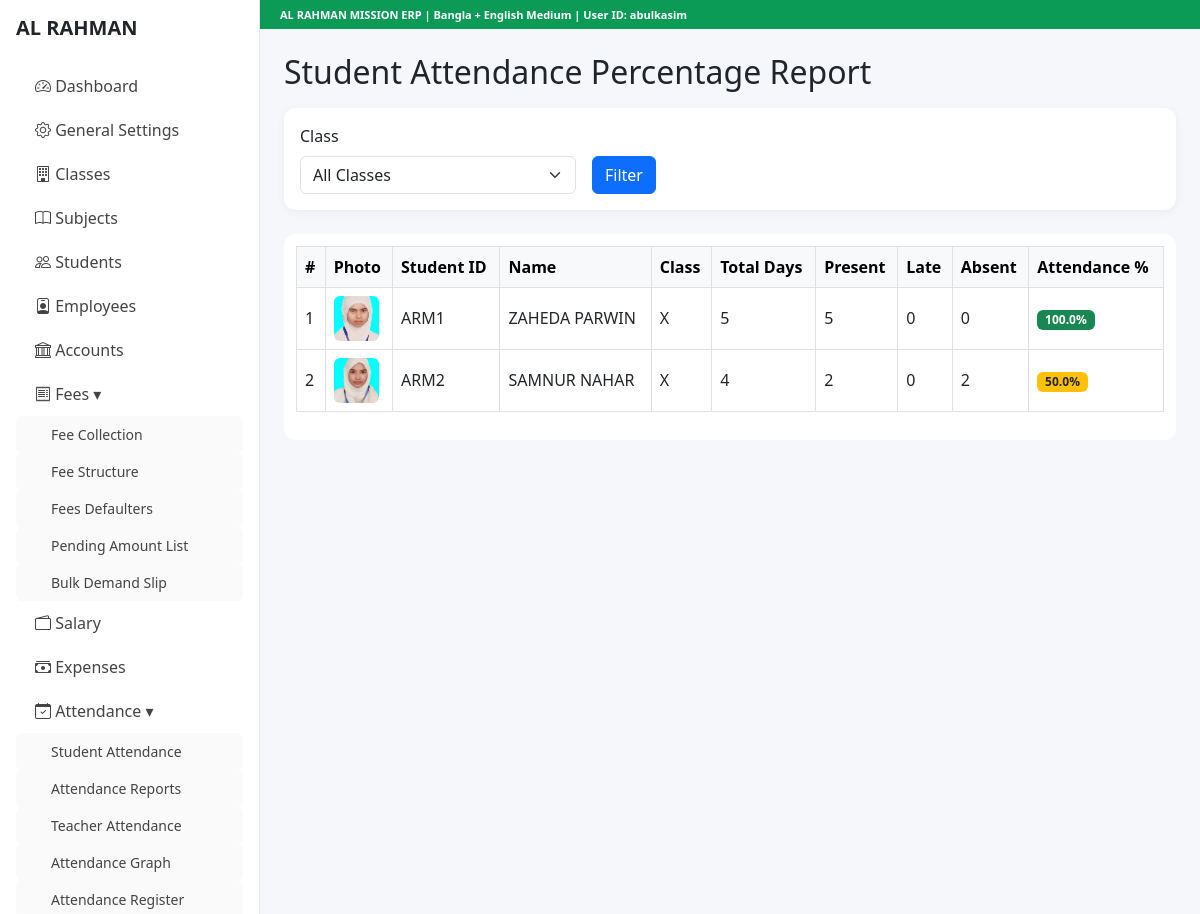
The page /attendance/students/percentage-report/ (signed in, upper part) on the database as committed earlier.
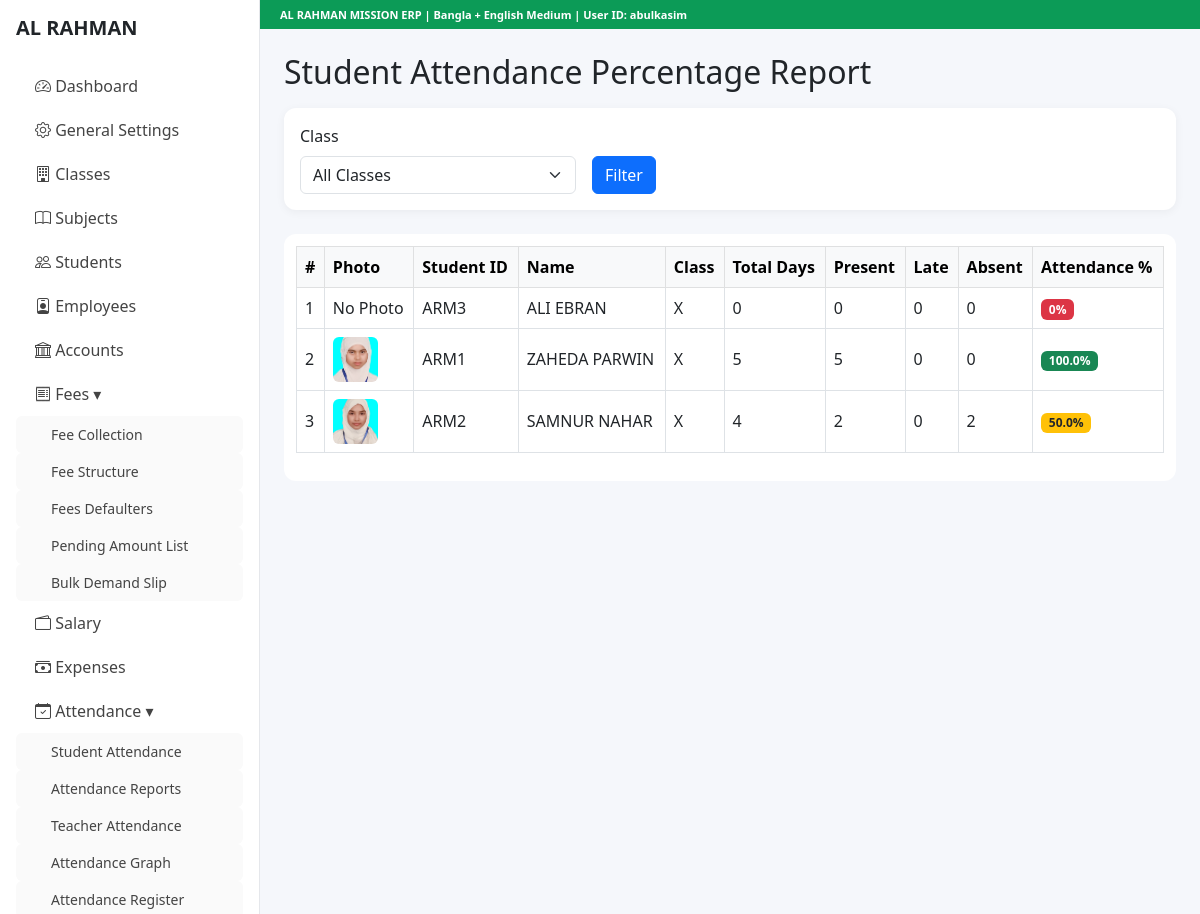
The same page on the database as committed later.
### students/models.py (models this page shows, shortened)
class Student(models.Model):
    student_id = models.CharField(max_length=20, unique=True, blank=True)
    registration_no = models.CharField(max_length=50, unique=True, blank=True)
    login_username = models.CharField(max_length=100, unique=True, blank=True, null=True)
    login_password = models.CharField(max_length=150, blank=True, null=True)
    login_enabled = models.BooleanField(default=True)
    student_name = models.CharField(max_length=150)
    admission_no = models.CharField(max_length=50, blank=True, null=True)
    admission_date = models.DateField()
    current_session = models.ForeignKey(
        AcademicSession,
        on_delete=models.SET_NULL,
        blank=True,
        null=True
    )
    class_assigned = models.ForeignKey(Class, on_delete=models.CASCADE)
    roll_no = models.PositiveIntegerField(blank=True, null=True)
    father_name = models.CharField(max_length=150, blank=True, null=True)
    mother_name = models.CharField(max_length=150, blank=True, null=True)
    guardian_name = models.CharField(max_length=150, blank=True, null=True)
    phone = models.CharField(max_length=20, blank=True, null=True)
    gender = models.CharField(
        max_length=20,
        choices=[
            ('Male', 'Male'),
            ('Female', 'Female'),
            ('Other', 'Other'),
        ],
        blank=True,
        null=True
    )
    date_of_birth = models.DateField(blank=True, null=True)
    aadhaar_number = models.CharField(max_length=30, blank=True, null=True)
    transport_required = models.BooleanField(default=False)
    transport_details = models.CharField(max_length=255, blank=True, null=True)
    previous_school = models.CharField(max_length=255, blank=True, null=True)
    address = models.TextField(blank=True, null=True)
    photo = models.ImageField(upload_to='students/', blank=True, null=True)
    is_active = models.BooleanField(default=True)
    sibling_of = models.ForeignKey(
        'self',
        on_delete=models.SET_NULL,
        blank=True,
        null=True,
        related_name='siblings'
    )
    created_at = models.DateTimeField(auto_now_add=True)

### academics/models.py (models this page shows)
class Class(models.Model):
    class_name = models.CharField(max_length=50)
    def __str__(self):
        return self.class_name

### attendance/views.py (the view)
# urls.py: path('students/percentage-report/', views.student_percentage_report, name='student_percentage_report'),
@login_required
def student_percentage_report(request):
    selected_class = request.GET.get('class_id')
    classes = Class.objects.all().order_by('class_name')
    students = Student.objects.select_related('class_assigned').filter(is_active=True).order_by(
        'class_assigned__class_name', 'roll_no', 'student_name'
    )
    if selected_class:
        students = students.filter(class_assigned_id=selected_class)
    report_rows = []
    for student in students:
        total_days = StudentAttendance.objects.filter(student=student).count()
        present_days = StudentAttendance.objects.filter(student=student, status='Present').count()
        late_days = StudentAttendance.objects.filter(student=student, status='Late').count()
        absent_days = StudentAttendance.objects.filter(student=student, status='Absent').count()
        percentage = 0
        if total_days > 0:
            percentage = round((present_days / total_days) * 100, 2)
        report_rows.append({
            'student': student,
            'total_days': total_days,
            'present_days': present_days,
            'late_days': late_days,
            'absent_days': absent_days,
            'percentage': percentage,
        })
    return render(request, 'attendance/student_percentage_report.html', {
        'report_rows': report_rows,
        'classes': classes,
        'selected_class': selected_class,
    })

### templates/attendance/student_percentage_report.html (shortened to what this page needs)
{% extends 'base.html' %}
{% block content %}
<h2 class="mb-3">Student Attendance Percentage Report</h2>
<div class="card card-box mb-4">
    <div class="card-body">
        <form method="get" class="row g-3">
            <div class="col-md-4">
                <label class="form-label">Class</label>
                <select name="class_id" class="form-select">
                    <option value="">All Classes</option>
                </select>
            </div>
            <div class="col-md-4 d-flex align-items-end">
                <button type="submit" class="btn btn-primary">Filter</button>
            </div>
        </form>
    </div>
</div>
<div class="table-responsive">
    <table class="table table-bordered table-hover align-middle">
        <thead class="table-light">
            <tr>
                <th>#</th>
                <th>Photo</th>
                <th>Student ID</th>
                <th>Name</th>
                <th>Class</th>
                <th>Total Days</th>
                <th>Present</th>
                <th>Late</th>
                <th>Absent</th>
                <th>Attendance %</th>
            </tr>
        </thead>
        <tbody>
            {% for row in report_rows %}
            <tr>
                <td>{{ forloop.counter }}</td>
                <td>
                    {% if row.student.photo %}
                        <img src="{{ row.student.photo.url }}" width="45" height="45" style="object-fit: cover; border-radius: 6px;">
                    {% else %}
                        No Photo
                    {% endif %}
                </td>
                <td>{{ row.student.student_id }}</td>
                <td>{{ row.student.student_name }}</td>
                <td>{{ row.student.class_assigned }}</td>
                <td>{{ row.total_days }}</td>
                <td>{{ row.present_days }}</td>
                <td>{{ row.late_days }}</td>
                <td>{{ row.absent_days }}</td>
                <td>
                    {% if row.percentage >= 75 %}
                        <span class="badge bg-success">{{ row.percentage }}%</span>
                    {% elif row.percentage >= 50 %}
                        <span class="badge bg-warning text-dark">{{ row.percentage }}%</span>
                    {% else %}
                        <span class="badge bg-danger">{{ row.percentage }}%</span>
                    {% endif %}
                </td>
            </tr>
            {% empty %}
            <tr>
                <td colspan="10" class="text-center">No students found.</td>
            </tr>
            {% endfor %}
        </tbody>
    </table>
</div>
{% endblock %}

Rows that differ between the two databases and show on the page:
added Student: photo "No Photo", student.student_id "ARM3", student.student_name "ALI EBRAN", student.class_assigned "X", total_days "0", present_days "0", late_days "0", absent_days "0", percentage "0"
